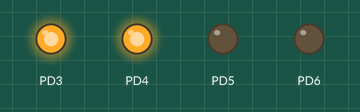
A program run on a simulated ATmega328P, built with avr-gcc and emulated at 16 MHz. Shown: output pins drawn as LEDs (lit = HIGH).

Above: at 0.2 s.
At 1.7 s:
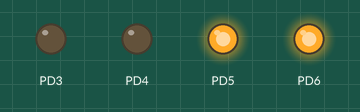
Timing chart, 0 to 3.0 s (numbered marks = the images above):
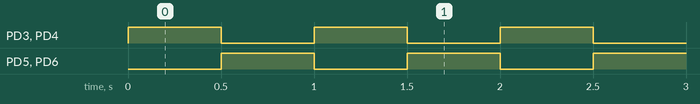

The program:

blinken.c
```c
// (licence header left out)
#define F_CPU 16000000UL		// needed for delay.h
#include <util/delay.h>			// get some delay functions
#include <avr/io.h>

//some basic blink program for PD3
int main(void)
{
DDRD |= (1<<DDD3) | (1<<DDD4) | (1<<DDD5) | (1<<DDD6);
// PD3..PD6 are now output

    while (1)
    {
		PORTD |=    (1<<PORTD3) | (1<<PORTD4);		// PD3/PD4 -> HIGH
		PORTD &= ~( (1<<PORTD5) | (1<<PORTD6) );	// PD5/PD6 -> LOW
		_delay_ms(500);								// wait for 500ms
		PORTD |=    (1<<PORTD5) | (1<<PORTD6);		// PD5/PD6 -> HIGH
		PORTD &= ~( (1<<PORTD3) | (1<<PORTD4) );	// PD3/PD4 -> LOW
		_delay_ms(500);								// wait for 500ms
    }
}
```

Measured:
- by itself, PD3–6: alternates HIGH for 0.50 s and LOW for 0.50 s
